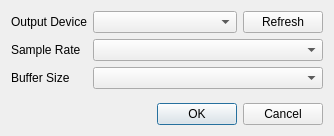
<?xml version="1.0" encoding="UTF-8"?>
<ui version="4.0">
 <class>AudioSettingsDialog</class>
 <widget class="QDialog" name="AudioSettingsDialog">
  <property name="geometry">
   <rect>
    <x>0</x>
    <y>0</y>
    <width>334</width>
    <height>136</height>
   </rect>
  </property>
  <property name="windowTitle">
   <string>Audio Settings</string>
  </property>
  <layout class="QVBoxLayout" name="verticalLayout">
   <item>
    <layout class="QFormLayout" name="formLayout">
     <item row="0" column="0">
      <widget class="QLabel" name="labelDevice">
       <property name="text">
        <string>Output Device</string>
       </property>
      </widget>
     </item>
     <item row="1" column="0">
      <widget class="QLabel" name="labelSampleRate">
       <property name="text">
        <string>Sample Rate</string>
       </property>
      </widget>
     </item>
     <item row="1" column="1">
      <widget class="QComboBox" name="sampleRateCombo">
       <property name="minimumSize">
        <size>
         <width>200</width>
         <height>0</height>
        </size>
       </property>
      </widget>
     </item>
     <item row="2" column="0">
      <widget class="QLabel" name="labelBufferSize">
       <property name="text">
        <string>Buffer Size</string>
       </property>
      </widget>
     </item>
     <item row="2" column="1">
      <widget class="QComboBox" name="bufferSizeCombo"/>
     </item>
     <item row="0" column="1">
      <layout class="QHBoxLayout" name="horizontalLayout">
       <item>
        <widget class="QComboBox" name="deviceCombo">
         <property name="sizePolicy">
          <sizepolicy hsizetype="Ignored" vsizetype="Fixed">
           <horstretch>0</horstretch>
           <verstretch>0</verstretch>
          </sizepolicy>
         </property>
         <property name="minimumSize">
          <size>
           <width>0</width>
           <height>0</height>
          </size>
         </property>
        </widget>
       </item>
       <item>
        <widget class="QPushButton" name="refreshDevicesButton">
         <property name="sizePolicy">
          <sizepolicy hsizetype="Fixed" vsizetype="Fixed">
           <horstretch>0</horstretch>
           <verstretch>0</verstretch>
          </sizepolicy>
         </property>
         <property name="text">
          <string>Refresh</string>
         </property>
         <property name="icon">
          <iconset theme="QIcon::ThemeIcon::ViewRefresh"/>
         </property>
        </widget>
       </item>
      </layout>
     </item>
    </layout>
   </item>
   <item>
    <widget class="QDialogButtonBox" name="buttonBox">
     <property name="standardButtons">
      <set>QDialogButtonBox::Cancel|QDialogButtonBox::Ok</set>
     </property>
    </widget>
   </item>
  </layout>
 </widget>
 <resources/>
 <connections/>
</ui>
